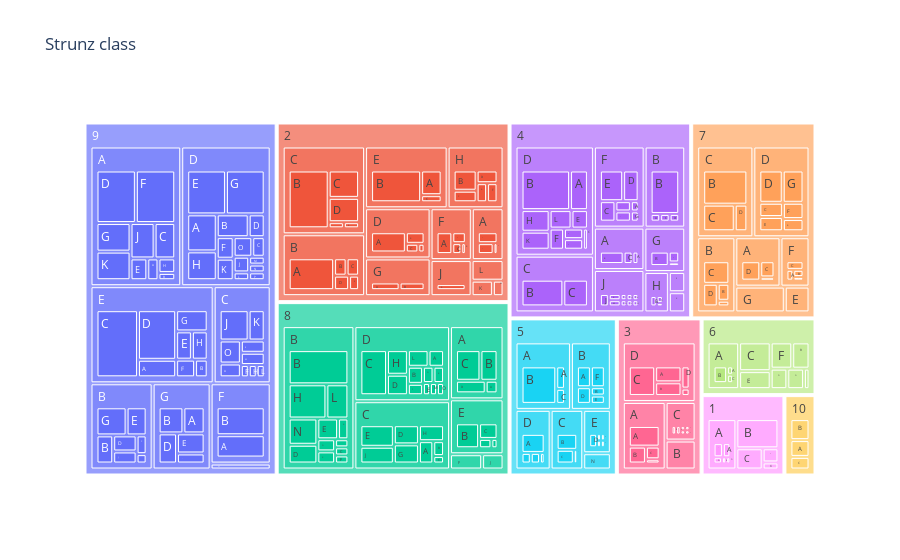

The code cell stored with this chart in its notebook:
### Markdown cell above
The same as treemap:

### Code cell
fig = px.treemap(df, path=['strunz0', 'strunz1', 'strunz2'], title='Strunz class', hover_name=df['strunz name'])
fig.show()

### Figure 1 — Plotly figure (JSON) as saved in the notebook; plotly's stock layout.template omitted (floating-point values rounded to 4 significant figures; data arrays with more than 128 entries replaced by an {"elided": "..."} marker saying what was removed)
{"data": [{"branchvalues": "total", "domain": {"x": [0, 1], "y": [0, 1]}, "hovertemplate": "<b>%{hovertext}</b><br><br>labels=%{label}<br>count=%{value}<br>parent=%{parent}<br>id=%{id}<extra></extra>", "hovertext": {"elided": "361 str values"}, "ids": {"elided": "361 str values"}, "labels": {"elided": "361 str values"}, "name": "", "parents": {"elided": "361 str values"}, "type": "treemap", "values": {"elided": "361 int values"}}], "layout": {"legend": {"tracegroupgap": 0}, "title": {"text": "Strunz class"}}}
